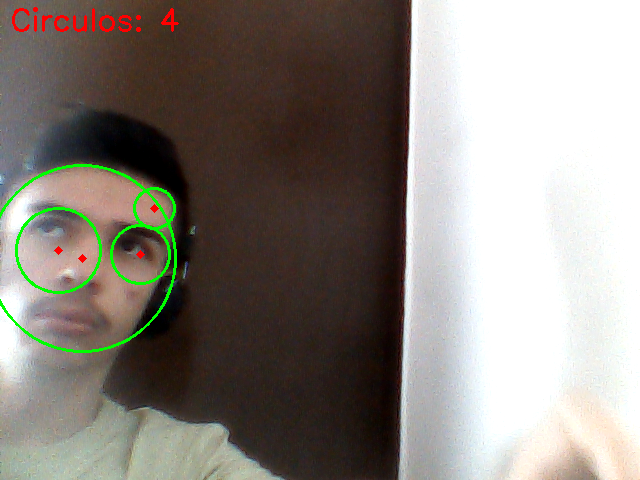
#> input picture print_circulos_2.png, 640 x 480 px
$ python detect_circles.py print_circulos_2.png
#> lines starting #> are read from the running program, lines starting #| are printed output that depends on the picture; after the words box and inside, x2 and y2 are one past the last pixel; in counts of white or black regions, pixels touching at a corner belong together
import math
import sys
import cv2
import numpy as np

TRACKBAR_MAX = 300
CIRCULARITY_MIN = 0.7
SOLIDITY_MIN = 0.6
SWEEP_POINTS = 4
SWEEP_MIN_RATIO = 0.4
NESTED_RADIUS_RATIO = 0.75
NESTED_CENTER_RATIO = 0.25


def empty(_):
    pass


def _screen_size():
    try:
        import ctypes

        user32 = ctypes.windll.user32
        return user32.GetSystemMetrics(0), user32.GetSystemMetrics(1)
    except Exception:
        return 1920, 1080


def _initial_scale(img, screen):
    sw, sh = screen
    iw, ih = img.shape[1], img.shape[0]
    s = min(100.0, 90.0 * sw / iw, 90.0 * sh / ih)
    return int(max(10, min(300, s)))


def build_trackbars(window, has_alt, escala_inicial):
    cv2.createTrackbar("param1", window, 100, TRACKBAR_MAX, empty)
    cv2.createTrackbar("param2", window, 100, TRACKBAR_MAX, empty)
    cv2.createTrackbar("param2ALT", window, 50, 99, empty)
    cv2.createTrackbar("minDist", window, 20, TRACKBAR_MAX, empty)
    cv2.createTrackbar("minRadius", window, 1, TRACKBAR_MAX, empty)
    cv2.createTrackbar("maxRadius", window, 0, TRACKBAR_MAX, empty)
    cv2.createTrackbar("dp", window, 12, 30, empty)
    cv2.createTrackbar("blur", window, 5, 30, empty)
    cv2.createTrackbar("median", window, 0, 30, empty)
    cv2.createTrackbar("metodo", window, 1, 2, empty)
    cv2.createTrackbar("boost", window, 1, 1, empty)
    cv2.createTrackbar("escala", window, escala_inicial, 300, empty)


def get_params(window):
    p1 = cv2.getTrackbarPos("param1", window)
    p2 = cv2.getTrackbarPos("param2", window)
    p2alt = cv2.getTrackbarPos("param2ALT", window) / 100.0
    md = cv2.getTrackbarPos("minDist", window)
    mn = cv2.getTrackbarPos("minRadius", window)
    mx = cv2.getTrackbarPos("maxRadius", window)
    dp = cv2.getTrackbarPos("dp", window) / 10.0
    b = cv2.getTrackbarPos("blur", window)
    m = cv2.getTrackbarPos("median", window)
    metodo = cv2.getTrackbarPos("metodo", window)
    boost = cv2.getTrackbarPos("boost", window)
    if md < 1:
        md = 1
    if dp < 0.1:
        dp = 0.1
    if b < 1:
        b = 1
    if b % 2 == 0:
        b += 1
    if m > 0 and m % 2 == 0:
        m += 1
    return p1, p2, p2alt, md, mn, mx, dp, b, m, metodo, boost


def _param2_sweep(p2):
    low = max(0.1, p2 * SWEEP_MIN_RATIO)
    return [round(p2 - (p2 - low) * i / SWEEP_POINTS, 3) for i in range(SWEEP_POINTS + 1)]


def _detect_by_hough(gray, method, dp, min_dist, param1, param2, min_r, max_r):
    circles = cv2.HoughCircles(
        gray,
        method,
        dp=dp,
        minDist=min_dist,
        param1=param1,
        param2=param2,
        minRadius=min_r,
        maxRadius=max_r,
    )
    if circles is None:
        return []
    return circles[0].tolist()


def _hough_multi_pass(gray, method, dp, md, p1, p2, mn, mx):
    found = []
    for acc in _param2_sweep(p2):
        found.extend(_detect_by_hough(gray, method, dp, md, p1, acc, mn, mx))
    md2 = max(1, md // 2)
    if md2 != md:
        for acc in _param2_sweep(p2):
            found.extend(_detect_by_hough(gray, method, dp, md2, p1, acc, mn, mx))
    return found


def _detect_by_contours(gray, min_r, max_r):
    results = []
    _, th = cv2.threshold(gray, 0, 255, cv2.THRESH_BINARY + cv2.THRESH_OTSU)
    for bin_img in (th, cv2.bitwise_not(th)):
        contours, _ = cv2.findContours(bin_img, cv2.RETR_EXTERNAL, cv2.CHAIN_APPROX_SIMPLE)
        for c in contours:
            area = cv2.contourArea(c)
            perim = cv2.arcLength(c, True)
            if perim <= 0:
                continue
            circularity = 4.0 * math.pi * area / (perim * perim)
            if circularity < CIRCULARITY_MIN:
                continue
            (x, y), r = cv2.minEnclosingCircle(c)
            if r < min_r or r > max_r:
                continue
            if math.pi * r * r > 0 and area / (math.pi * r * r) < SOLIDITY_MIN:
                continue
            results.append((x, y, r))
    return results


def _intersection_area(x1, y1, r1, x2, y2, r2):
    d = math.hypot(x1 - x2, y1 - y2)
    if d >= r1 + r2:
        return 0.0
    if d <= abs(r1 - r2):
        return math.pi * min(r1, r2) ** 2
    r1sq = r1 * r1
    r2sq = r2 * r2
    a = r1sq * math.acos((d * d + r1sq - r2sq) / (2 * d * r1))
    b = r2sq * math.acos((d * d + r2sq - r1sq) / (2 * d * r2))
    c = 0.5 * math.sqrt((-d + r1 + r2) * (d + r1 - r2) * (d - r1 + r2) * (d + r1 + r2))
    return a + b - c


def dedupe(circles, overlap_ratio=0.5):
    circles = sorted(circles, key=lambda c: -float(c[2]))
    kept = []
    for x, y, r in circles:
        x, y, r = float(x), float(y), float(r)
        duplicate = False
        for kx, ky, kr in kept:
            d = math.hypot(x - kx, y - ky)
            big = max(r, kr)
            small = min(r, kr)
            if big > 0 and d <= NESTED_CENTER_RATIO * big and small / big < NESTED_RADIUS_RATIO:
                continue
            inter = _intersection_area(x, y, r, kx, ky, kr)
            if inter >= overlap_ratio * math.pi * small ** 2:
                duplicate = True
                break
        if not duplicate:
            kept.append((int(x), int(y), int(r)))
    return kept


def main():
    if len(sys.argv) < 2:
        print("Uso: python detect_circles.py <caminho/da/imagem.jpg>")
        sys.exit(1)

    path = sys.argv[1]
    img = cv2.imread(path)
#> img is the input picture: shape (480, 640, 3); mean B, G, R 126.9, 133.7, 140
    if img is None:
        print(f"Nao foi possivel carregar a imagem: {path}")
        sys.exit(1)

    has_alt = hasattr(cv2, "HOUGH_GRADIENT_ALT")
    window = "Detecao de circulos - HoughCircles"
    escala_inicial = _initial_scale(img, _screen_size())
#> escala_inicial = 100
    cv2.namedWindow(window, cv2.WINDOW_NORMAL)
    build_trackbars(window, has_alt, escala_inicial)

    clahe = cv2.createCLAHE(clipLimit=2.0, tileGridSize=(8, 8))
    auto_max_radius = min(img.shape[0], img.shape[1]) // 2
#> auto_max_radius = 240
    last_count = None
    last_win_size = None
    last_params = None
    gray_cache = None
    detected = []
    modo_texto = ""

    print("Ajuste os sliders para calibrar a deteccao.")
    print("metodo: 0=GRADIENT, 1=ALT, 2=HIBRIDO. boost=multi-passe.")
    print("ESC ou Q para sair. Use + e - para aumentar/diminuir a escala.")
    if not has_alt:
        print("Metodo ALT indisponivel nesta versao do OpenCV.")

    escala = escala_inicial
#> escala = 100

    while True:
        tb_escala = cv2.getTrackbarPos("escala", window)
        if tb_escala >= 10 and tb_escala != escala:
            escala = tb_escala

        params = get_params(window)
        p1, p2, p2alt, md, mn, mx, dp, b, m, metodo, boost = params

        if params != last_params or gray_cache is None:
            gray = cv2.cvtColor(img, cv2.COLOR_BGR2GRAY)
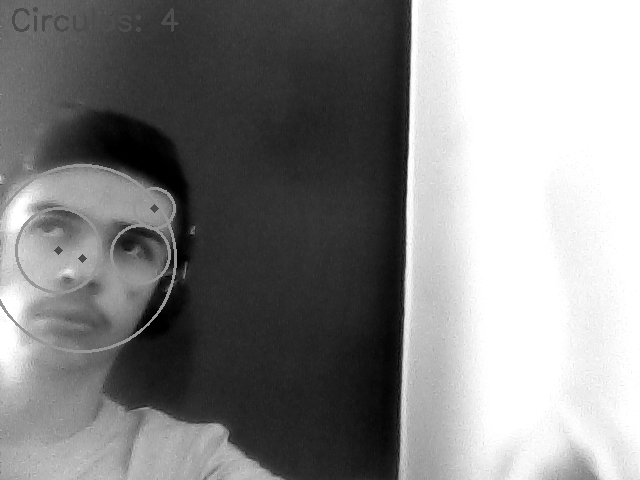
#> gray: shape (480, 640); min 0, max 255, mean 134.8
            gray = clahe.apply(gray)
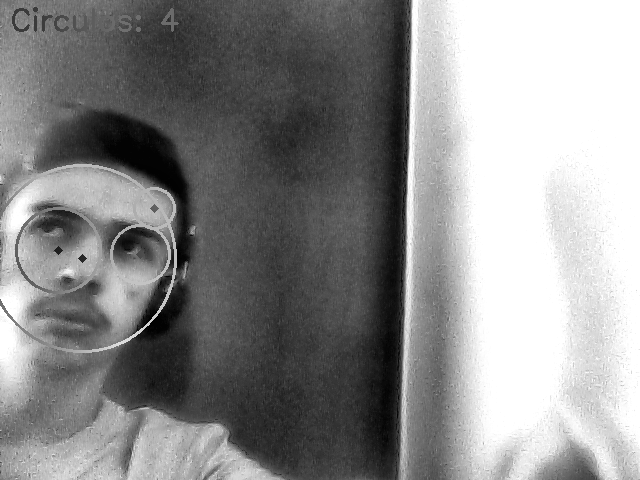
#> gray: shape (480, 640); min 1, max 255, mean 140.1
            gray = cv2.GaussianBlur(gray, (b, b), 0)
            if m > 0:
                gray = cv2.medianBlur(gray, m)
            gray_cache = gray

            use_alt = has_alt and metodo == 1
            method = cv2.HOUGH_GRADIENT_ALT if use_alt else cv2.HOUGH_GRADIENT
            if use_alt:
                dp_eff = 1.0
                param2 = p2alt
            else:
                dp_eff = dp
                param2 = p2

            max_radius = mx if mx > 0 else auto_max_radius
#> max_radius = 240
            min_radius = mn if mn > 0 else 1

            candidates = []
            if metodo == 2:
                candidates.extend(_detect_by_contours(gray_cache, min_radius, max_radius))
                candidates.extend(
                    _detect_by_hough(gray_cache, method, dp_eff, md, p1, param2, min_radius, max_radius)
                )
                modo_texto = "HIBRIDO"
            else:
                if boost:
                    candidates.extend(
                        _hough_multi_pass(gray_cache, method, dp_eff, md, p1, param2, min_radius, max_radius)
                    )
#> after the loop in _hough_multi_pass, `for acc in _param2_sweep(p2):`: found = 100 items, first 6: [82, 257, 92.02], [55, 252, 44.95], [102, 182, 74.11], [139, 252, 28.99], [147, 382, 44.97], [155, 208, 16.95]
#> after the loop in _hough_multi_pass, `for acc in _param2_sweep(p2):`: found = 448 items, first 6: [82, 257, 92.02], [55, 252, 44.95], [102, 182, 74.11], [139, 252, 28.99], [147, 382, 44.97], [155, 208, 16.95]
                    modo_texto = ("ALT" if use_alt else "GRADIENT") + "+BOOST"
                else:
                    candidates.extend(
                        _detect_by_hough(gray_cache, method, dp_eff, md, p1, param2, min_radius, max_radius)
                    )
                    modo_texto = "ALT" if use_alt else "GRADIENT"

            detected = dedupe(candidates)
#> in dedupe, `circles = sorted(circles, key=lambda c: -float(c[2]))`: circles = 448 items, first 6: [76, 231, 124.9], [289, 254, 117.7], [289, 254, 117.7], [76, 231, 115.6], [274, 232, 108.2], [274, 232, 108.2]
#> the loop in dedupe, `for x, y, r in circles:` made 448 passes
#> (x, y, r) on passes 2, 3, 5: (289, 254, 117.7), (289, 254, 117.7), (274, 232, 108.2)
            last_params = params

        output = img.copy()
        n = len(detected)
        if n != last_count:
            print(f"{n} circulo(s) detectado(s)")
#| 37 circulo(s) detectado(s)
            last_count = n

        cv2.putText(
            output,
            f"{n} circulos - {modo_texto}",
            (10, 30),
            cv2.FONT_HERSHEY_SIMPLEX,
            0.8,
            (0, 255, 255),
            2,
        )
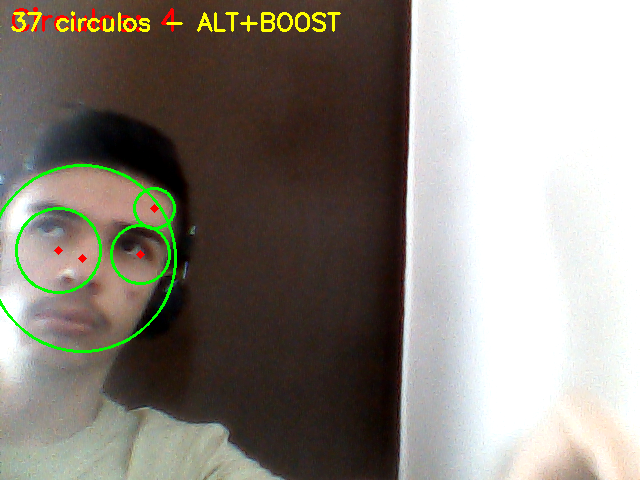
#> output: shape (480, 640, 3); 0.65% of pixels changed, all inside (x1, y1, x2, y2) = (11, 11, 341, 32)

        for x, y, r in detected:
            cv2.circle(output, (x, y), r, (0, 255, 0), 2)
            cv2.circle(output, (x, y), 2, (0, 0, 255), 3)
#> this loop made 37 passes
#> (x, y, r) on passes 1 to 12: (76, 231, 124), (289, 254, 117), (82, 257, 92), (517, 284, 91), (378, 394, 78), (142, 408, 73), (391, 93, 66), (64, 386, 62), (412, 170, 58), (504, 381, 57), (411, 272, 53), (284, 422, 50)
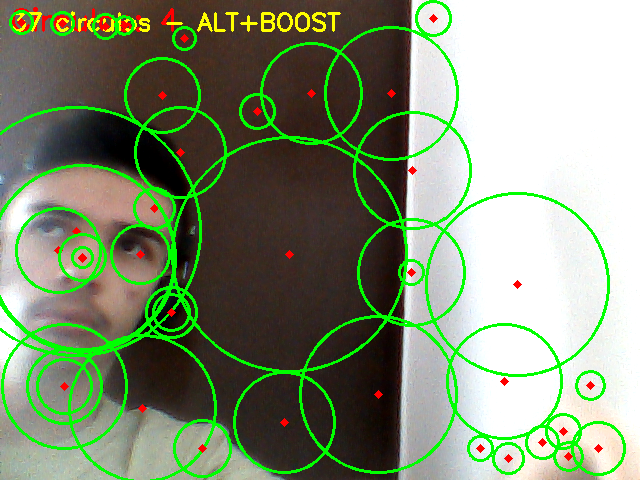
#> output: shape (480, 640, 3); 8.08% of pixels changed, all inside (x1, y1, x2, y2) = (0, 0, 626, 480)

        s = escala / 100.0
        win_w = max(1, int(round(img.shape[1] * s)))
        win_h = max(1, int(round(img.shape[0] * s)))
        if (win_w, win_h) != last_win_size:
            cv2.resizeWindow(window, win_w, win_h)
            last_win_size = (win_w, win_h)
        cv2.imshow(window, output)

        key = cv2.waitKey(30) & 0xFF
#> (key q is pressed here)
        if key in (ord("+"), ord("=")):
            escala = min(300, escala + 25)
            cv2.setTrackbarPos("escala", window, escala)
        elif key in (ord("-"), ord("_")):
            escala = max(10, escala - 25)
            cv2.setTrackbarPos("escala", window, escala)
        elif key in (27, ord("q"), ord("Q")):
            break

    cv2.destroyAllWindows()


if __name__ == "__main__":
    main()
